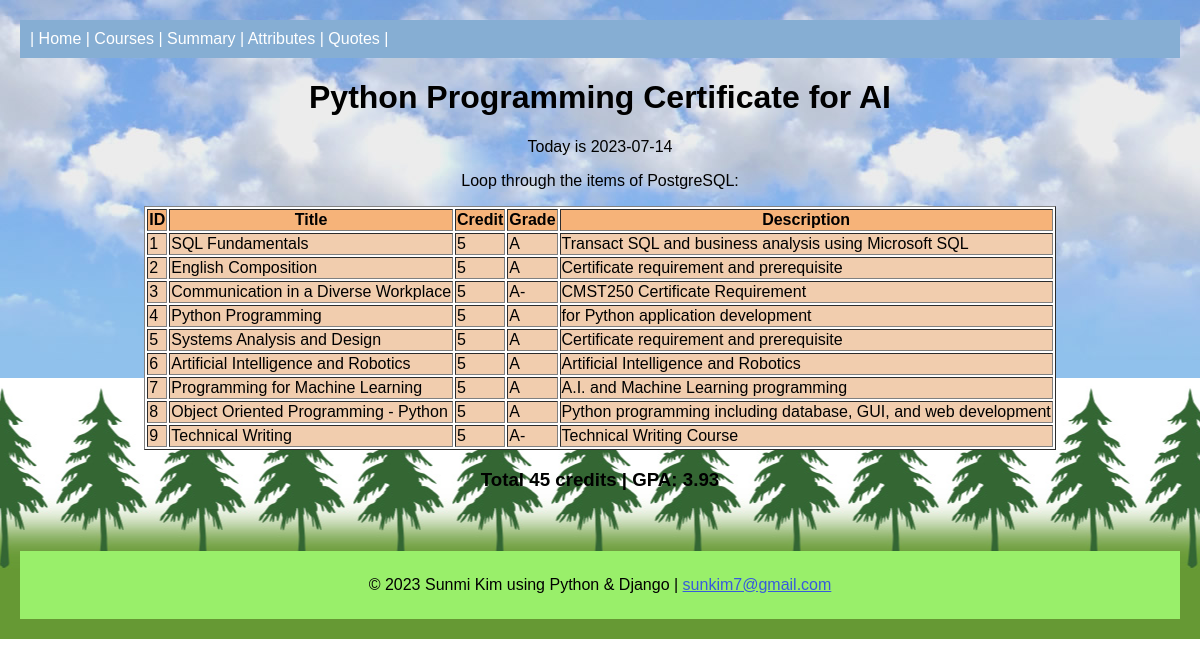
The page /summary/ on the database its author committed.
### courses/models.py (models this page shows, shortened)
class Course(models.Model):
    title = models.CharField(max_length=255)
    credit = models.IntegerField()
    grade = models.CharField(max_length=20)
    description = models.CharField(max_length=255, null=True)

### courses/views.py (the view)
# urls.py: path('summary/', views.summary, name='summary'),
def summary(request):
    mydata = Course.objects.all().values()
    template = loader.get_template('summary.html')
    context = {
        'mycourses': mydata,
    }
    return HttpResponse(template.render(context, request))

### courses/templates/summary.html
{% load static %}
<!DOCTYPE html>
<html>
<link rel="stylesheet" href="{% static 'mystyles.css' %}">
<body>
{% include 'mymenu.html' %}
<h1>Python Programming Certificate for AI</h1>
<p>Today is {% now "Y-m-d" %}</p>
<p>Loop through the items of PostgreSQL: </p>
<table border='1' align="center">
  <tr class='th-color'>
    <th>ID</th>
    <th>Title</th>
    <th>Credit</th>
    <th>Grade</th>
    <th>Description</th>
  </tr>
  {% for x in mycourses %}
  <tr class="td-color">
    <td>{{ x.id }}</td>
    <td>{{ x.title }}</td>
    <td>{{ x.credit }}</td>
    <td>{{ x.grade }}</td>
    <td>{{ x.description }}</td>
  </tr>
  {% endfor %}
</table>
<h3>Total 45 credits | GPA: 3.93 </h3>
{% include 'footer.html' %}
</body>
</html>

### courses/templates/mymenu.html
<div class="topnav"> |
    <a href="/">Home</a> |
    <a href="/courses">Courses</a> |
    <a href="../../summary">Summary</a> |
    <a href="../../attributes">Attributes</a> |
    <a href="../../quotes">Quotes</a> |
</div>

### courses/templates/footer.html
<footer>&copy; 2023 Sunmi Kim using Python & Django | <a href="mailto:sunkim7@gmail.com" class="whitelink">sunkim7@gmail.com</a></footer>

### mystaticfiles/mystyles.css (style rules this page uses)
body { font-family: "verdana", "Arial", "Helvetica"; margin: 20px; background-image: url(images2/tree.jpg), url(images2/sky_bg.jpg); background-repeat: repeat-x, repeat-x; background-position: center bottom, center top; }
.topnav, .topnav-default { border-width: 0px; border-radius: 0px; background-color: #86AED3; color: #ffffff; padding:10px; }
.topnav a:link, .topnav a:visited { text-decoration: none; color: #ffffff; }
a:link, a:visited { color: #375BDC; }
h1, h3, p { text-align: center; }
footer { margin-top: 60px; padding-top: 25px; padding-bottom: 25px; background-color: #99EF6A; text-align: center; }
table { background-color: #ffffff; }
.th-color { background-color: #f6b379; }
.td-color { background-color: #f1cdae; }

### rows shown on the page
Course: id "1", title "SQL Fundamentals", credit "5", grade "A", description "Transact SQL and business analysis using Microsoft SQL"
Course: id "2", title "English Composition", credit "5", grade "A", description "Certificate requirement and prerequisite"
Course: id "3", title "Communication in a Diverse Workplace", credit "5", grade "A-", description "CMST250 Certificate Requirement"
Course: id "4", title "Python Programming", credit "5", grade "A", description "for Python application development"
Course: id "5", title "Systems Analysis and Design", credit "5", grade "A", description "Certificate requirement and prerequisite"
Course: id "6", title "Artificial Intelligence and Robotics", credit "5", grade "A", description "Artificial Intelligence and Robotics"
Course: id "7", title "Programming for Machine Learning", credit "5", grade "A", description "A.I. and Machine Learning programming"
Course: id "8", title "Object Oriented Programming - Python", credit "5", grade "A", description "Python programming including database, GUI, and web development"
Course: id "9", title "Technical Writing", credit "5", grade "A-", description "Technical Writing Course"
